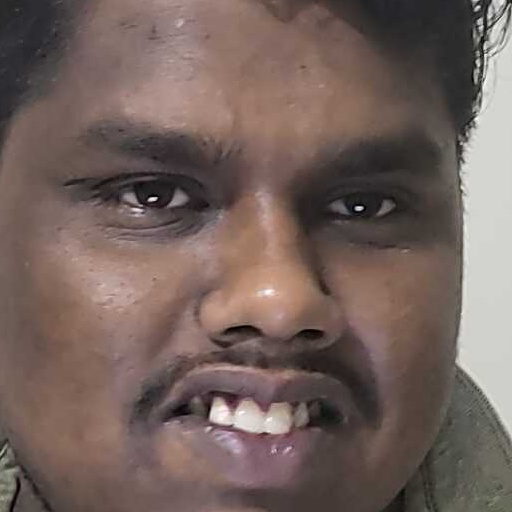
#> input picture images/Kalia_0.jpg, 512 x 512 px; its folder holds 4 pictures in this run
$ python consolidated_data.py
#> lines starting #> are read from the running program, lines starting #| are printed output that depends on the picture
import cv2
import os
import pickle
import numpy as np

data_dir = os.path.join(os.getcwd(),'Clean data')
img_dir = os.path.join(os.getcwd(),'images')


image_data = []
labels = []

for i in os.listdir(img_dir):
    image = cv2.imread(os.path.join(img_dir,i))
#> image is the input picture: shape (512, 512, 3); mean B, G, R 92.4, 97.9, 115.3
    image = cv2.resize(image,(100,100))
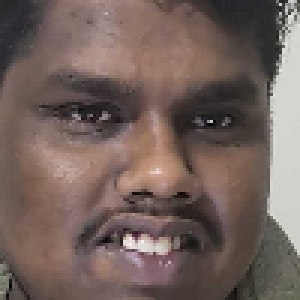
#> image: shape (100, 100, 3) (shown 3 times larger); mean B, G, R 92.3, 97.8, 115.2
    image = cv2.cvtColor(image,cv2.COLOR_BGR2GRAY)
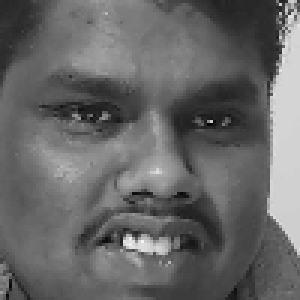
#> image: shape (100, 100) (shown 3 times larger); min 1, max 245, mean 102.4
    image_data.append(image)
    labels.append(str(i).split("_")[0])
#> pass 2 of the loop `for i in os.listdir(img_dir):`:
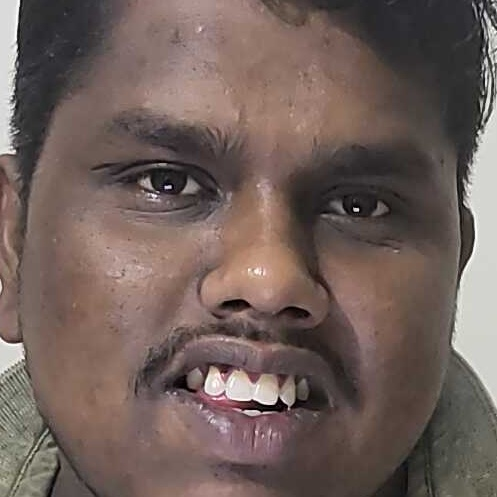
#> input picture images/Kalia_15.jpg, 497 x 497 px
#> image is the input picture: shape (497, 497, 3); mean B, G, R 90.3, 95.7, 112.3
#> `image = cv2.resize(image,(100,100))`:
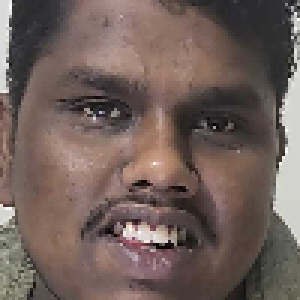
#> image: shape (100, 100, 3) (shown 3 times larger); mean B, G, R 90.3, 95.7, 112.3
#> `image = cv2.cvtColor(image,cv2.COLOR_BGR2GRAY)`:
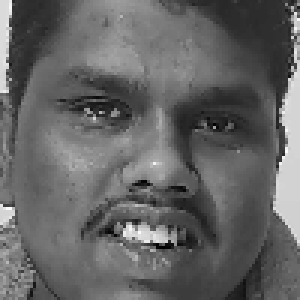
#> image: shape (100, 100) (shown 3 times larger); min 2, max 252, mean 100.1
#> pass 3 of the loop `for i in os.listdir(img_dir):`:
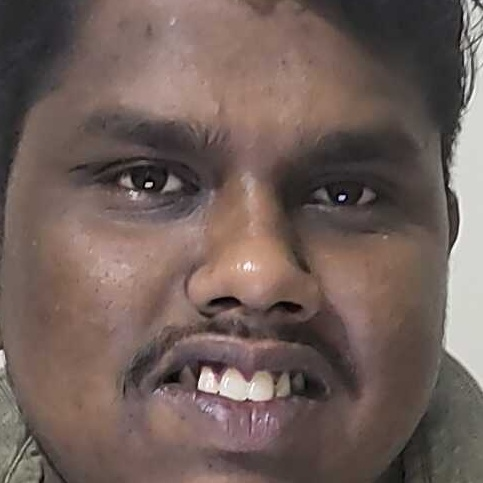
#> input picture images/Kalia_2.jpg, 483 x 483 px
#> image is the input picture: shape (483, 483, 3); mean B, G, R 89.3, 94.9, 112.6
#> `image = cv2.resize(image,(100,100))`:
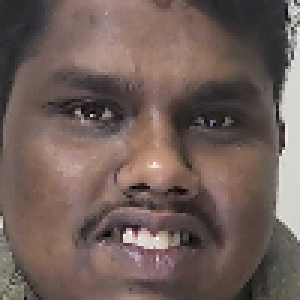
#> image: shape (100, 100, 3) (shown 3 times larger); mean B, G, R 89.2, 94.9, 112.5
#> `image = cv2.cvtColor(image,cv2.COLOR_BGR2GRAY)`:
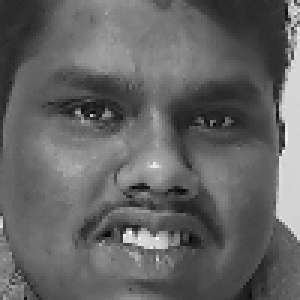
#> image: shape (100, 100) (shown 3 times larger); min 5, max 248, mean 99.5
#> the loop made 4 passes; the first 3 are shown

image_data = np.array(image_data)
labels = np.array(labels)


import matplotlib.pyplot as plt
#> (the run stopped early here; a loop or call above may not have finished)
